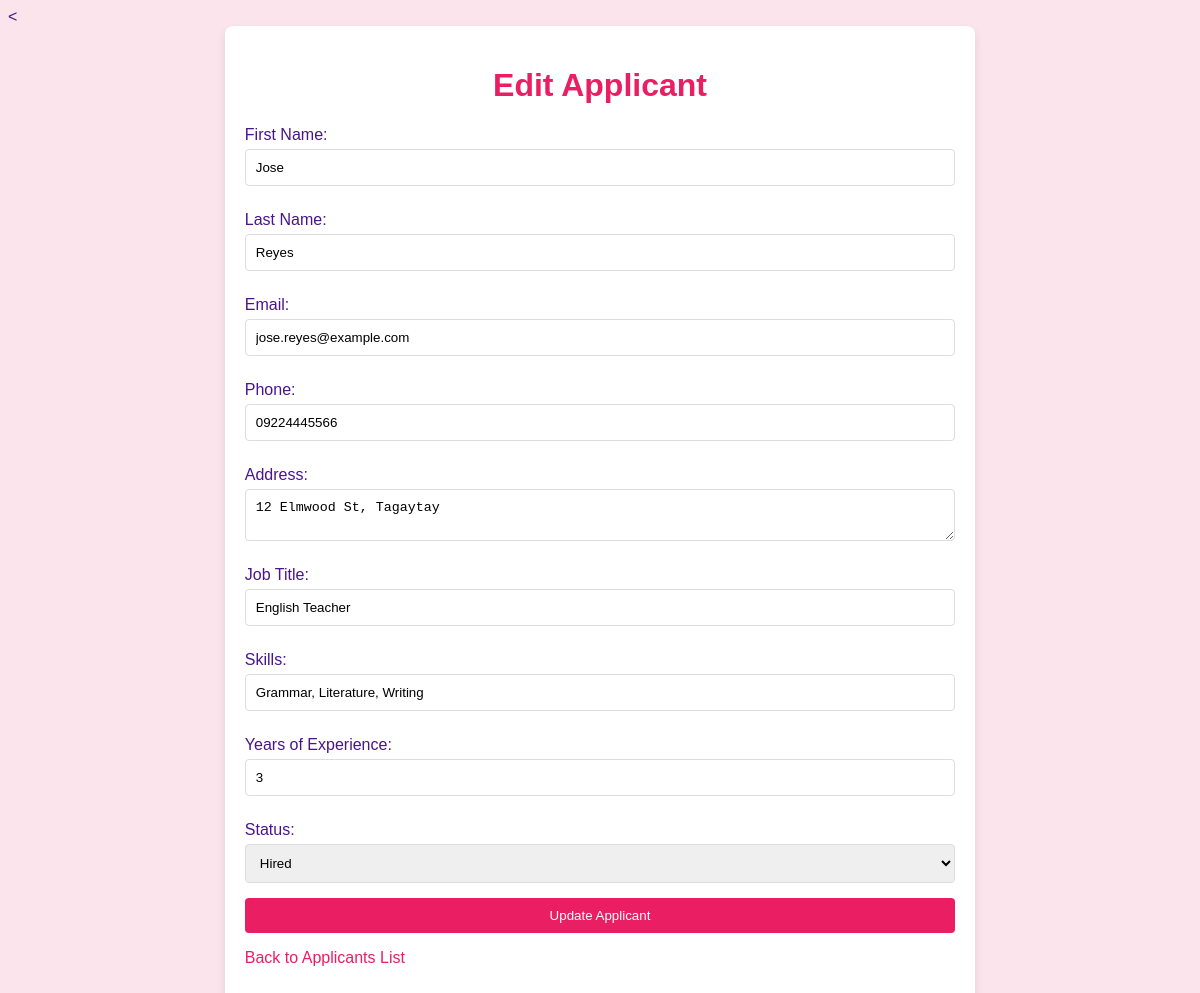
The page /editApplicant.php?id=3 on the database its author committed.
### tables this page shows
CREATE TABLE applicants (
    id INT AUTO_INCREMENT PRIMARY KEY,
    first_name VARCHAR(100) NOT NULL,
    last_name VARCHAR(100) NOT NULL,
    email VARCHAR(255) UNIQUE NOT NULL,
    phone VARCHAR(20) NOT NULL,
    address TEXT NOT NULL,
    job_title VARCHAR(100) NOT NULL,
    skills TEXT NOT NULL,
    years_of_experience INT NOT NULL,
    status ENUM('Pending', 'Shortlisted', 'Rejected', 'Hired') DEFAULT 'Pending',
    added_by VARCHAR(100) NOT NULL,
    last_updated TIMESTAMP DEFAULT CURRENT_TIMESTAMP ON UPDATE CURRENT_TIMESTAMP
);

### models.php (called while the page is built, shortened)
<?php
function fetchApplicantById($pdo, $id)
{
    $stmt = $pdo->prepare("SELECT * FROM applicants WHERE id = ?");
    $stmt->execute([$id]);
    return $stmt->fetch(PDO::FETCH_ASSOC);
}

### editapplicant.php (the view, shortened to what this page needs)
<<?php
    require_once './core/dbConfig.php';
    require_once './core/models.php';
    $id = isset($_GET['id']) ? intval($_GET['id']) : null;
    $applicant = fetchApplicantById($pdo, $id);
    $first_name = $applicant['first_name'];
    $last_name = $applicant['last_name'];
    ?>
    <!DOCTYPE html>
    <html lang="en">
    <head>
    </head>
    <body>
        <div class="container">
            <h1>Edit Applicant</h1>
            <form method="POST" class="form-container">
                <label for="first_name">First Name:</label>
                <input type="text" id="first_name" name="first_name" value="<?= htmlspecialchars($first_name) ?>" required>
                <label for="last_name">Last Name:</label>
                <input type="text" id="last_name" name="last_name" value="<?= htmlspecialchars($last_name) ?>" required>
                <label for="email">Email:</label>
                <input type="email" id="email" name="email" value="<?= htmlspecialchars($applicant['email']) ?>" required>
                <label for="phone">Phone:</label>
                <input type="text" id="phone" name="phone" value="<?= htmlspecialchars($applicant['phone']) ?>" required>
                <label for="address">Address:</label>
                <textarea id="address" name="address" required><?= htmlspecialchars($applicant['address']) ?></textarea>
                <label for="job_title">Job Title:</label>
                <input type="text" id="job_title" name="job_title" value="<?= htmlspecialchars($applicant['job_title']) ?>" required>
                <label for="skills">Skills:</label>
                <input type="text" id="skills" name="skills" value="<?= htmlspecialchars($applicant['skills']) ?>" required>
                <label for="years_of_experience">Years of Experience:</label>
                <input type="number" id="years_of_experience" name="years_of_experience" value="<?= htmlspecialchars($applicant['years_of_experience']) ?>" required>
                <label for="status">Status:</label>
                <select name="status" id="status" required>
                    <option value="Hired" <?= $applicant['status'] == 'Hired' ? 'selected' : '' ?>>Hired</option>
                </select>
                <button type="submit">Update Applicant</button>
            </form>
            <p><a href="index.php">Back to Applicants List</a></p>
        </div>
    </body>
    </html>

### editapplicant.php (style rules this page uses)
body { font-family: Arial, sans-serif; background-color: #fce4ec; color: #4a148c; }
.container { width: 60%; margin: auto; padding: 20px; background-color: #fff; border-radius: 8px; box-shadow: 0 4px 8px rgba(0, 0, 0, 0.1); }
h1 { text-align: center; color: #e91e63; }
label { display: block; margin: 10px 0 5px; }
input, textarea, select { width: 100%; padding: 10px; margin-bottom: 15px; border: 1px solid #ddd; border-radius: 4px; }
button { background-color: #e91e63; color: white; padding: 10px 20px; border: none; border-radius: 4px; cursor: pointer; width: 100%; }
.form-container { margin-top: 20px; }
a { color: #e91e63; text-decoration: none; }

### rows shown on the page
applicants: first_name "Jose", last_name "Reyes", email "jose.reyes@example.com", phone "09224445566", address "12 Elmwood St, Tagaytay", job_title "English Teacher", skills "Grammar, Literature, Writing", years_of_experience "3", status "Hired"
